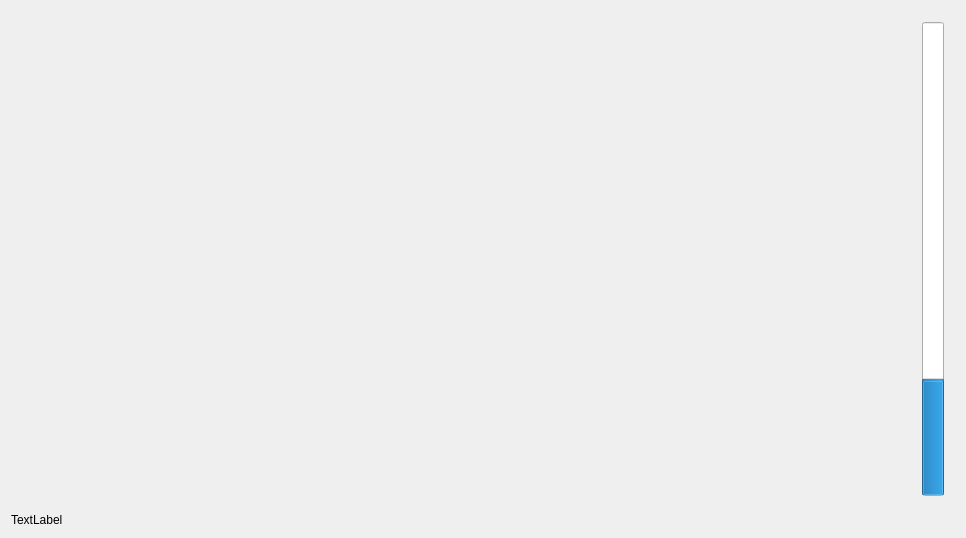
<?xml version="1.0" encoding="UTF-8"?>
<ui version="4.0">
 <class>MainWindow</class>
 <widget class="QMainWindow" name="MainWindow">
  <property name="geometry">
   <rect>
    <x>0</x>
    <y>0</y>
    <width>966</width>
    <height>538</height>
   </rect>
  </property>
  <property name="windowTitle">
   <string>MainWindow</string>
  </property>
  <widget class="QWidget" name="centralWidget">
   <layout class="QVBoxLayout" name="verticalLayout_2">
    <item>
     <widget class="QWidget" name="plottingWidget" native="true">
      <property name="sizePolicy">
       <sizepolicy hsizetype="Preferred" vsizetype="Preferred">
        <horstretch>0</horstretch>
        <verstretch>0</verstretch>
       </sizepolicy>
      </property>
      <layout class="QHBoxLayout" name="horizontalLayout">
       <item>
        <widget class="QCustomPlot" name="customPlot" native="true"/>
       </item>
       <item>
        <widget class="QProgressBar" name="progressBar">
         <property name="value">
          <number>24</number>
         </property>
         <property name="orientation">
          <enum>Qt::Vertical</enum>
         </property>
        </widget>
       </item>
      </layout>
     </widget>
    </item>
    <item>
     <widget class="QLabel" name="infoLabel">
      <property name="sizePolicy">
       <sizepolicy hsizetype="Preferred" vsizetype="Fixed">
        <horstretch>0</horstretch>
        <verstretch>0</verstretch>
       </sizepolicy>
      </property>
      <property name="text">
       <string>TextLabel</string>
      </property>
     </widget>
    </item>
   </layout>
  </widget>
  <widget class="QMenuBar" name="menuBar">
   <property name="geometry">
    <rect>
     <x>0</x>
     <y>0</y>
     <width>966</width>
     <height>25</height>
    </rect>
   </property>
  </widget>
 </widget>
 <layoutdefault spacing="6" margin="11"/>
 <customwidgets>
  <customwidget>
   <class>QCustomPlot</class>
   <extends>QWidget</extends>
   <header>qcustomplot.h</header>
   <container>1</container>
  </customwidget>
 </customwidgets>
 <resources/>
 <connections/>
</ui>
